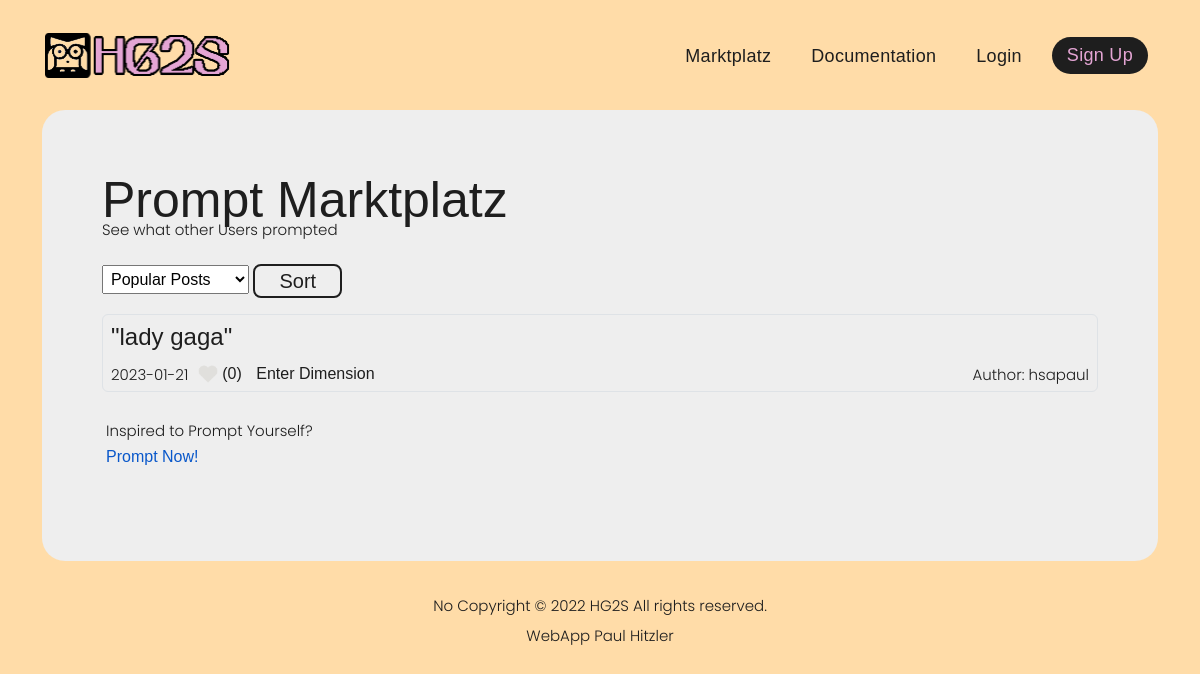
The app's page /marktplatz, older data.
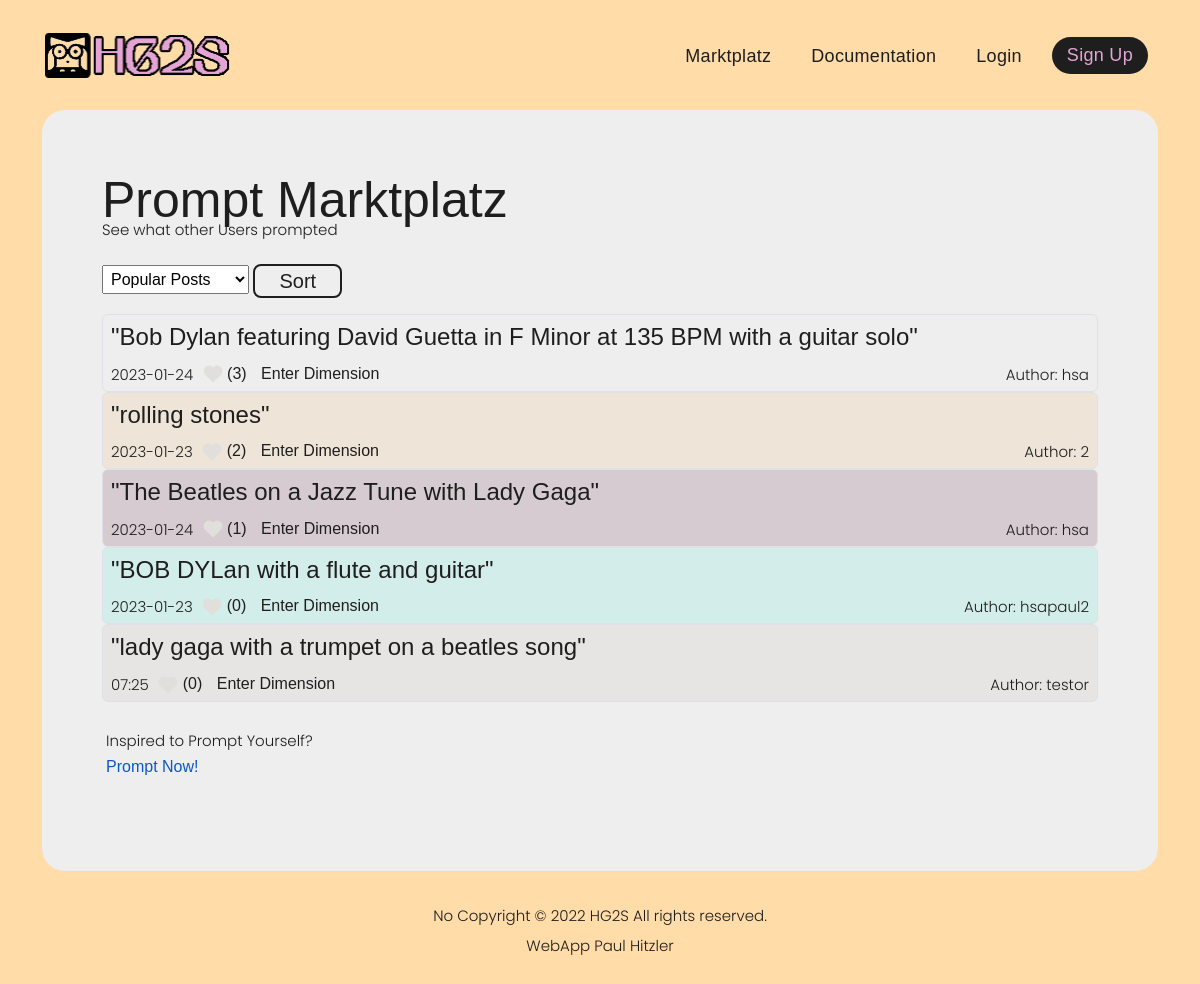
The same page, newer data.
### tables this page shows
CREATE TABLE marktplatz_posts (id INTEGER PRIMARY KEY AUTOINCREMENT NOT NULL, user_name TEXT, text_prompt TEXT, p1_found_entities TEXT, p2_music_configurations TEXT, post_datum TEXT, creation_date TEXT, popularity INTEGER, FOREIGN KEY(user_name) REFERENCES nutzer(username));

### app.py (the view, shortened to what this page needs)
@app.route('/marktplatz', methods=['GET', 'POST'])
def marktplatz():
    db = get_db(db_path)
    all_posts = db.execute('select * from marktplatz_posts').fetchall()
    all_found_artists = db.execute('select * from found_artists').fetchall()
    posts = sorted(all_posts, key=lambda x: x['popularity'], reverse=True)
    if request.method == 'GET':
        return render_template('marketplace.html', posts=posts,
                               artists_db=all_found_artists,
                               today=str(datetime.datetime.now())[:10], sort_alg='Popular Posts')

### app.py (called while the page is built)
def connect_db(db_path_new):
    sql = sqlite3.connect(db_path_new)
    sql.row_factory = sqlite3.Row
    return sql

def get_db(db_path):
    if not hasattr(g, 'sqlite_db'):
        g.sqlite_db = connect_db(db_path)
    return g.sqlite_db

### templates/marketplace.html (shortened to what this page needs)
{% extends "template_base.html" %}
{% block content %}
<div class="headline-class mb-2">
    <h1 class="headline">Prompt Marktplatz</h1>
    <p class="subheadline">See what other Users prompted</p>
</div>
<div class="col-3 py-3">
    <form action="#" method="post">
        <select class="p-1" name="form-select" aria-label="Default select example">
            <option selected>{{ sort_alg }}</option>
        </select>
        <button class="main-btn btn btn-lg w-70 d-inline py-0 px-4" id="submit_sort" name="submit_theme" type="submit">
            Sort
        </button>
    </form>
</div>
{% set icon_folder = "black" if session['session_light_mode'] else "white" %}
{% set delete_icon = 'img/icons/' + icon_folder + '/delete.png' %}
{% set like_icon = 'img/icons/' + icon_folder + '/like.png' %}
{% if posts %}
{% for post in posts %}
<div class="always_white">
    <div class="post border rounded px-2 pb-0 pt-2 colorful_content">
        <h4>"{{ post.text_prompt }}"</h4>
        <div>
            {% if post.post_datum[:10] == today %}
            <p class="d-inline">{{ post.post_datum[10:] }}</p>
            {% else %}
            <p class="d-inline">{{ post.post_datum[:10] }}</p>
            {% endif %}
            <a title="Upvote this Post to the Top!" href="/upvote_post/{{post.id}}">
                <button class="btn px-1 py-0 mb-1"><img class="icons" src="{{ url_for('static', filename=like_icon)}}"
                                                        alt="">
                    ({{post.popularity}})
                </button>
            </a>
            <a href="{{ url_for('playground', text_prompt=post.text_prompt) }}">
                <button class="btn px-1 py-0 mb-1">Enter Dimension</button>
            </a>
            {% if session['session_user'] == post.user_name %}
            <p class="d-inline float-end">Author: YOU</p>
            {% set icon_folder = "black" if session['session_light_mode'] else "white" %}
            {% set string = 'img/icons/' + icon_folder + '/delete.png' %}
            <a title="Deleted posts cannot be restored." href="/delete_post/{{post.id}}">
                <button class="btn px-1 py-0 mb-1"><img class="icons" src="{{ url_for('static', filename=delete_icon)}}"
                                                        alt="">
                </button>
            </a>
            {% else %}
            <p class="d-inline float-end">Author: {{ post.user_name }}</p>
            {% endif %}
        </div>
    </div>
</div>
{% endfor %}
<div class="px-1 py-2 my-4">
    <p style="line-height: 90%">Inspired to Prompt Yourself?</p>
    <a class="d-block mt-2" href="{{ url_for('index')}}">Prompt Now!</a>
</div>
{% else %}
<div class="mt-5">
    <p>There are no items in the marketplace.</p>
    <a href="/">Be the First to Post</a>
</div>
{% endif %}
{% endblock %}

Row changes from the older to the newer data that the page shows:
removed marktplatz_posts: text_prompt "lady gaga", post_datum "2023-01-21", popularity "0", user_name "hsapaul"
added marktplatz_posts: text_prompt "Bob Dylan featuring David Guetta in F Minor at 135 BPM with a guitar solo", post_datum "2023-01-24", popularity "3", user_name "hsa"
added marktplatz_posts: text_prompt "rolling stones", post_datum "2023-01-23", popularity "2", user_name "2"
added marktplatz_posts: text_prompt "The Beatles on a Jazz Tune with Lady Gaga", post_datum "2023-01-24", popularity "1", user_name "hsa"
added marktplatz_posts: text_prompt "BOB DYLan with a flute and guitar", post_datum "2023-01-23", popularity "0", user_name "hsapaul2"
added marktplatz_posts: text_prompt "lady gaga with a trumpet on a beatles song", post_datum "07:25", popularity "0", user_name "testor"
